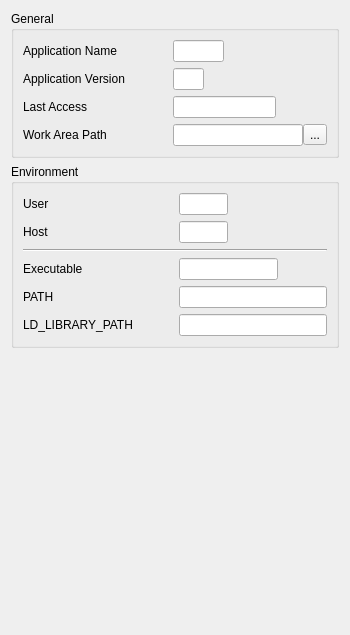
       <widget class="QWidget" name="pageGeneral">
        <layout class="QVBoxLayout" name="verticalLayout_3">
         <item>
          <widget class="QGroupBox" name="groupBox">
           <property name="title">
            <string>General</string>
           </property>
           <layout class="QVBoxLayout" name="verticalLayout_4">
            <item>
             <layout class="QHBoxLayout" name="horizontalLayout_3" stretch="10,10,20">
              <property name="spacing">
               <number>0</number>
              </property>
              <item>
               <widget class="QLabel" name="applicationNameLabel">
                <property name="minimumSize">
                 <size>
                  <width>150</width>
                  <height>0</height>
                 </size>
                </property>
                <property name="text">
                 <string>Application Name</string>
                </property>
               </widget>
              </item>
              <item>
               <widget class="QLineEdit" name="edAppName"/>
              </item>
              <item>
               <spacer name="horizontalSpacer_3">
                <property name="orientation">
                 <enum>Qt::Horizontal</enum>
                </property>
                <property name="sizeHint" stdset="0">
                 <size>
                  <width>40</width>
                  <height>20</height>
                 </size>
                </property>
               </spacer>
              </item>
             </layout>
            </item>
            <item>
             <layout class="QHBoxLayout" name="horizontalLayout_4" stretch="10,6,24">
              <property name="spacing">
               <number>0</number>
              </property>
              <item>
               <widget class="QLabel" name="applicationVersionLabel">
                <property name="minimumSize">
                 <size>
                  <width>150</width>
                  <height>0</height>
                 </size>
                </property>
                <property name="text">
                 <string>Application Version</string>
                </property>
               </widget>
              </item>
              <item>
               <widget class="QLineEdit" name="edAppVersion"/>
              </item>
              <item>
               <spacer name="horizontalSpacer_4">
                <property name="orientation">
                 <enum>Qt::Horizontal</enum>
                </property>
                <property name="sizeHint" stdset="0">
                 <size>
                  <width>40</width>
                  <height>20</height>
                 </size>
                </property>
               </spacer>
              </item>
             </layout>
            </item>
            <item>
             <layout class="QHBoxLayout" name="horizontalLayout_5" stretch="10,20,10">
              <property name="spacing">
               <number>0</number>
              </property>
              <item>
               <widget class="QLabel" name="lastAccessLabel">
                <property name="minimumSize">
                 <size>
                  <width>150</width>
                  <height>0</height>
                 </size>
                </property>
                <property name="text">
                 <string>Last Access</string>
                </property>
               </widget>
              </item>
              <item>
               <widget class="QLineEdit" name="edLastAccess"/>
              </item>
              <item>
               <spacer name="horizontalSpacer_5">
                <property name="orientation">
                 <enum>Qt::Horizontal</enum>
                </property>
                <property name="sizeHint" stdset="0">
                 <size>
                  <width>40</width>
                  <height>20</height>
                 </size>
                </property>
               </spacer>
              </item>
             </layout>
            </item>
            <item>
             <layout class="QHBoxLayout" name="horizontalLayout_6" stretch="10,28,5">
              <property name="spacing">
               <number>0</number>
              </property>
              <item>
               <widget class="QLabel" name="runAreaPathLabel">
                <property name="minimumSize">
                 <size>
                  <width>150</width>
                  <height>0</height>
                 </size>
                </property>
                <property name="text">
                 <string>Work Area Path</string>
                </property>
               </widget>
              </item>
              <item>
               <widget class="QLineEdit" name="edWorkArea"/>
              </item>
              <item>
               <widget class="QToolButton" name="tbtnGetRunArea">
                <property name="text">
                 <string>...</string>
                </property>
               </widget>
              </item>
             </layout>
            </item>
           </layout>
          </widget>
         </item>
         <item>
          <widget class="QGroupBox" name="groupBox_10">
           <property name="title">
            <string>Environment</string>
           </property>
           <layout class="QVBoxLayout" name="verticalLayout_29">
            <item>
             <layout class="QHBoxLayout" name="horizontalLayout_33" stretch="10,10,20">
              <item>
               <widget class="QLabel" name="lblUser">
                <property name="minimumSize">
                 <size>
                  <width>150</width>
                  <height>0</height>
                 </size>
                </property>
                <property name="text">
                 <string>User</string>
                </property>
               </widget>
              </item>
              <item>
               <widget class="QLineEdit" name="edUser">
                <property name="readOnly">
                 <bool>true</bool>
                </property>
               </widget>
              </item>
              <item>
               <spacer name="horizontalSpacer_14">
                <property name="orientation">
                 <enum>Qt::Horizontal</enum>
                </property>
                <property name="sizeHint" stdset="0">
                 <size>
                  <width>40</width>
                  <height>20</height>
                 </size>
                </property>
               </spacer>
              </item>
             </layout>
            </item>
            <item>
             <layout class="QHBoxLayout" name="horizontalLayout_34" stretch="10,10,20">
              <item>
               <widget class="QLabel" name="lblHost">
                <property name="minimumSize">
                 <size>
                  <width>150</width>
                  <height>0</height>
                 </size>
                </property>
                <property name="text">
                 <string>Host</string>
                </property>
               </widget>
              </item>
              <item>
               <widget class="QLineEdit" name="edHost">
                <property name="readOnly">
                 <bool>true</bool>
                </property>
               </widget>
              </item>
              <item>
               <spacer name="horizontalSpacer_15">
                <property name="orientation">
                 <enum>Qt::Horizontal</enum>
                </property>
                <property name="sizeHint" stdset="0">
                 <size>
                  <width>40</width>
                  <height>20</height>
                 </size>
                </property>
               </spacer>
              </item>
             </layout>
            </item>
            <item>
             <widget class="Line" name="line">
              <property name="orientation">
               <enum>Qt::Horizontal</enum>
              </property>
             </widget>
            </item>
            <item>
             <layout class="QHBoxLayout" name="horizontalLayout_36" stretch="10,20,10">
              <item>
               <widget class="QLabel" name="lblExec">
                <property name="minimumSize">
                 <size>
                  <width>150</width>
                  <height>0</height>
                 </size>
                </property>
                <property name="text">
                 <string>Executable</string>
                </property>
               </widget>
              </item>
              <item>
               <widget class="QLineEdit" name="edExec">
                <property name="readOnly">
                 <bool>true</bool>
                </property>
               </widget>
              </item>
              <item>
               <spacer name="horizontalSpacer_17">
                <property name="orientation">
                 <enum>Qt::Horizontal</enum>
                </property>
                <property name="sizeHint" stdset="0">
                 <size>
                  <width>40</width>
                  <height>20</height>
                 </size>
                </property>
               </spacer>
              </item>
             </layout>
            </item>
            <item>
             <layout class="QHBoxLayout" name="horizontalLayout_37" stretch="1000,2999,1">
              <item>
               <widget class="QLabel" name="lblPATH">
                <property name="minimumSize">
                 <size>
                  <width>150</width>
                  <height>0</height>
                 </size>
                </property>
                <property name="text">
                 <string>PATH</string>
                </property>
               </widget>
              </item>
              <item>
               <widget class="QLineEdit" name="edPATH">
                <property name="readOnly">
                 <bool>true</bool>
                </property>
               </widget>
              </item>
              <item>
               <spacer name="horizontalSpacer_18">
                <property name="orientation">
                 <enum>Qt::Horizontal</enum>
                </property>
                <property name="sizeHint" stdset="0">
                 <size>
                  <width>40</width>
                  <height>20</height>
                 </size>
                </property>
               </spacer>
              </item>
             </layout>
            </item>
            <item>
             <layout class="QHBoxLayout" name="horizontalLayout_38" stretch="1000,2999,1">
              <item>
               <widget class="QLabel" name="lblLDPATH">
                <property name="minimumSize">
                 <size>
                  <width>150</width>
                  <height>0</height>
                 </size>
                </property>
                <property name="text">
                 <string>LD_LIBRARY_PATH</string>
                </property>
               </widget>
              </item>
              <item>
               <widget class="QLineEdit" name="edLDPATH">
                <property name="readOnly">
                 <bool>true</bool>
                </property>
               </widget>
              </item>
              <item>
               <spacer name="horizontalSpacer_19">
                <property name="orientation">
                 <enum>Qt::Horizontal</enum>
                </property>
                <property name="sizeHint" stdset="0">
                 <size>
                  <width>40</width>
                  <height>20</height>
                 </size>
                </property>
               </spacer>
              </item>
             </layout>
            </item>
           </layout>
          </widget>
         </item>
         <item>
          <spacer name="verticalSpacer_2">
           <property name="orientation">
            <enum>Qt::Vertical</enum>
           </property>
           <property name="sizeHint" stdset="0">
            <size>
             <width>20</width>
             <height>276</height>
            </size>
           </property>
          </spacer>
         </item>
        </layout>
       </widget>
